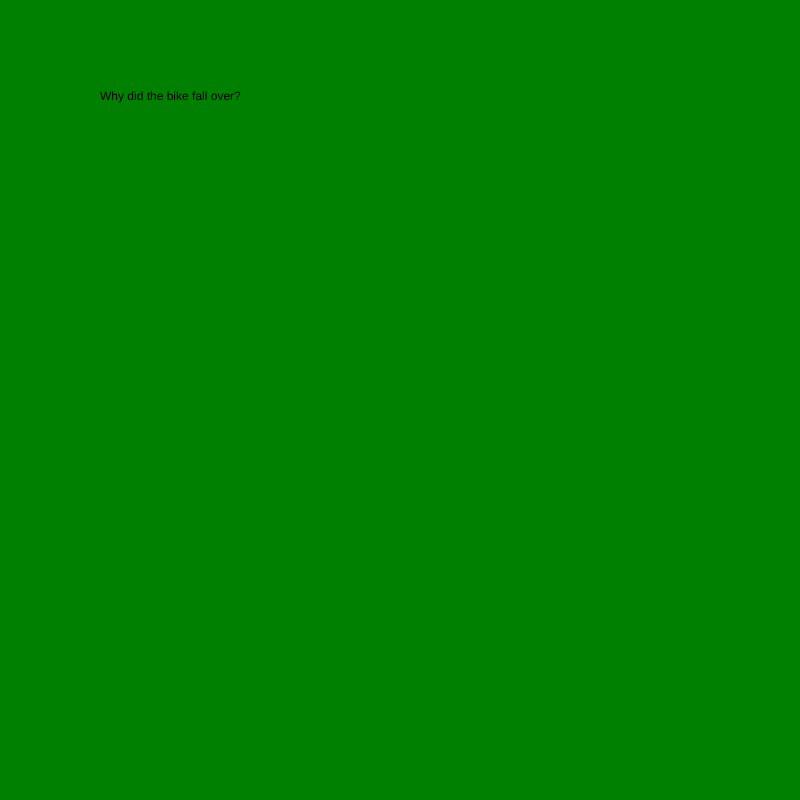
Frame 1 (no input)
Frame 60 (no input): identical to frame 1, image omitted
Frame 120 (the mouse pressed at the canvas centre since frame 60): identical to frame 1, image omitted

The p5.js sketch that drew this single still picture (run headless with seeded random() and noise() and a simulated clock; from frame 60 on, the mouse is pressed at the canvas centre):

// p5.js sketch
// ── sketch.js
var myState = 0;

function preload() {

}

function setup() {
  // put setup code here
  createCanvas(800, 800);
}

function draw() {
  // put drawing code here
  background("green");
  switch(myState) {
    case 0:
    text("Why did the bike fall over?", 100, 100);
    break;

    case 1:
    text("Because it was TWO tired.", 100, 100);
    break;
  }
}

function mouseReleased() {
  myState = myState + 1;
  if(myState > 1) {
    myState = 0;
  }
}
